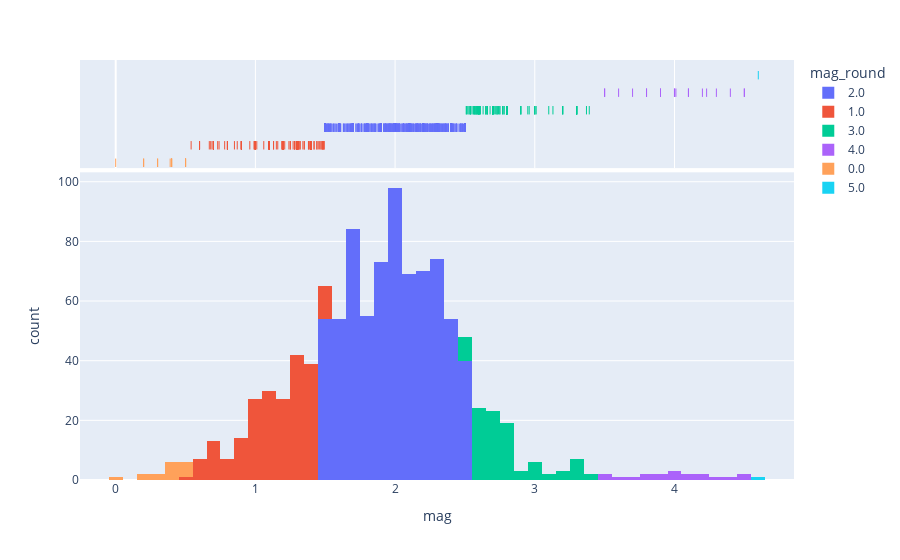

Source (notebook cell):
### Code cell
fig = px.histogram(tn_quakes, x="mag", color='mag_round', marginal="rug")
fig.show()

### Figure 1 — Plotly figure (JSON) as saved in the notebook; plotly's stock layout.template omitted (floating-point values rounded to 4 significant figures; data arrays with more than 128 entries replaced by an {"elided": "..."} marker saying what was removed)
{"data": [{"alignmentgroup": "True", "bingroup": "x", "hovertemplate": "mag_round=2.0<br>mag=%{x}<br>count=%{y}<extra></extra>", "legendgroup": "2.0", "marker": {"color": "#636efa"}, "name": "2.0", "offsetgroup": "2.0", "orientation": "v", "showlegend": true, "type": "histogram", "x": {"elided": "725 float values"}, "xaxis": "x", "yaxis": "y"}, {"alignmentgroup": "True", "boxpoints": "all", "fillcolor": "rgba(255,255,255,0)", "hoveron": "points", "hovertemplate": "mag_round=2.0<br>mag=%{x}<extra></extra>", "jitter": 0, "legendgroup": "2.0", "line": {"color": "rgba(255,255,255,0)"}, "marker": {"color": "#636efa", "symbol": "line-ns-open"}, "name": "2.0", "offsetgroup": "2.0", "showlegend": false, "type": "box", "x": {"elided": "725 float values"}, "xaxis": "x2", "yaxis": "y2"}, {"alignmentgroup": "True", "bingroup": "x", "hovertemplate": "mag_round=1.0<br>mag=%{x}<br>count=%{y}<extra></extra>", "legendgroup": "1.0", "marker": {"color": "#EF553B"}, "name": "1.0", "offsetgroup": "1.0", "orientation": "v", "showlegend": true, "type": "histogram", "x": {"elided": "218 float values"}, "xaxis": "x", "yaxis": "y"}, {"alignmentgroup": "True", "boxpoints": "all", "fillcolor": "rgba(255,255,255,0)", "hoveron": "points", "hovertemplate": "mag_round=1.0<br>mag=%{x}<extra></extra>", "jitter": 0, "legendgroup": "1.0", "line": {"color": "rgba(255,255,255,0)"}, "marker": {"color": "#EF553B", "symbol": "line-ns-open"}, "name": "1.0", "offsetgroup": "1.0", "showlegend": false, "type": "box", "x": {"elided": "218 float values"}, "xaxis": "x2", "yaxis": "y2"}, {"alignmentgroup": "True", "bingroup": "x", "hovertemplate": "mag_round=3.0<br>mag=%{x}<br>count=%{y}<extra></extra>", "legendgroup": "3.0", "marker": {"color": "#00cc96"}, "name": "3.0", "offsetgroup": "3.0", "orientation": "v", "showlegend": true, "type": "histogram", "x": [2.61, 2.78, 3.13, 2.72, 2.75, 2.52, 2.6, 2.95, 2.55, 2.58, 2.53, 2.57, 3.37, 2.51, 2.77, 2.73, 2.77, 3.01, 2.65, 2.96, 2.71, 2.66, 2.65, 2.73, 3.1, 2.74, 2.54, 2.68, 2.75, 2.66, 2.7, 2.73, 2.78, 2.57, 2.51, 2.58, 2.56, 2.7, 2.54, 2.53, 2.59, 2.65, 2.54, 2.61, 2.6, 2.59, 2.66, 2.57, 2.6, 2.58, 2.63, 2.56, 2.58, 2.8, 2.8, 2.8, 2.8, 2.8, 2.8, 2.6, 2.6, 2.8, 2.8, 3, 2.6, 2.6, 2.9, 2.7, 2.6, 3.3, 3, 3.3, 2.7, 2.6, 3.3, 2.9, 2.8, 2.7, 3.3, 3.2, 3.3, 2.7, 3.3, 2.8, 2.9, 2.7, 3, 2.7, 2.7, 3.2, 3.2, 2.8, 2.8, 2.8, 3.3, 2.7, 3.39], "xaxis": "x", "yaxis": "y"}, {"alignmentgroup": "True", "boxpoints": "all", "fillcolor": "rgba(255,255,255,0)", "hoveron": "points", "hovertemplate": "mag_round=3.0<br>mag=%{x}<extra></extra>", "jitter": 0, "legendgroup": "3.0", "line": {"color": "rgba(255,255,255,0)"}, "marker": {"color": "#00cc96", "symbol": "line-ns-open"}, "name": "3.0", "offsetgroup": "3.0", "showlegend": false, "type": "box", "x": [2.61, 2.78, 3.13, 2.72, 2.75, 2.52, 2.6, 2.95, 2.55, 2.58, 2.53, 2.57, 3.37, 2.51, 2.77, 2.73, 2.77, 3.01, 2.65, 2.96, 2.71, 2.66, 2.65, 2.73, 3.1, 2.74, 2.54, 2.68, 2.75, 2.66, 2.7, 2.73, 2.78, 2.57, 2.51, 2.58, 2.56, 2.7, 2.54, 2.53, 2.59, 2.65, 2.54, 2.61, 2.6, 2.59, 2.66, 2.57, 2.6, 2.58, 2.63, 2.56, 2.58, 2.8, 2.8, 2.8, 2.8, 2.8, 2.8, 2.6, 2.6, 2.8, 2.8, 3, 2.6, 2.6, 2.9, 2.7, 2.6, 3.3, 3, 3.3, 2.7, 2.6, 3.3, 2.9, 2.8, 2.7, 3.3, 3.2, 3.3, 2.7, 3.3, 2.8, 2.9, 2.7, 3, 2.7, 2.7, 3.2, 3.2, 2.8, 2.8, 2.8, 3.3, 2.7, 3.39], "xaxis": "x2", "yaxis": "y2"}, {"alignmentgroup": "True", "bingroup": "x", "hovertemplate": "mag_round=4.0<br>mag=%{x}<br>count=%{y}<extra></extra>", "legendgroup": "4.0", "marker": {"color": "#ab63fa"}, "name": "4.0", "offsetgroup": "4.0", "orientation": "v", "showlegend": true, "type": "histogram", "x": [3.8, 4.4, 3.5, 4.2, 4.3, 3.7, 3.5, 4, 3.8, 3.6, 4.01, 4.23, 3.9, 4.1, 4, 3.9, 4.5, 4.5, 4.1], "xaxis": "x", "yaxis": "y"}, {"alignmentgroup": "True", "boxpoints": "all", "fillcolor": "rgba(255,255,255,0)", "hoveron": "points", "hovertemplate": "mag_round=4.0<br>mag=%{x}<extra></extra>", "jitter": 0, "legendgroup": "4.0", "line": {"color": "rgba(255,255,255,0)"}, "marker": {"color": "#ab63fa", "symbol": "line-ns-open"}, "name": "4.0", "offsetgroup": "4.0", "showlegend": false, "type": "box", "x": [3.8, 4.4, 3.5, 4.2, 4.3, 3.7, 3.5, 4, 3.8, 3.6, 4.01, 4.23, 3.9, 4.1, 4, 3.9, 4.5, 4.5, 4.1], "xaxis": "x2", "yaxis": "y2"}, {"alignmentgroup": "True", "bingroup": "x", "hovertemplate": "mag_round=0.0<br>mag=%{x}<br>count=%{y}<extra></extra>", "legendgroup": "0.0", "marker": {"color": "#FFA15A"}, "name": "0.0", "offsetgroup": "0.0", "orientation": "v", "showlegend": true, "type": "histogram", "x": [0.39, 0.4, 0.4, 0.5, 0.3, 0.3, 0.4, 0.4, 0.2, 0.5, 0.5, 0.4, 0.2, 0.5, 0.5, 0], "xaxis": "x", "yaxis": "y"}, {"alignmentgroup": "True", "boxpoints": "all", "fillcolor": "rgba(255,255,255,0)", "hoveron": "points", "hovertemplate": "mag_round=0.0<br>mag=%{x}<extra></extra>", "jitter": 0, "legendgroup": "0.0", "line": {"color": "rgba(255,255,255,0)"}, "marker": {"color": "#FFA15A", "symbol": "line-ns-open"}, "name": "0.0", "offsetgroup": "0.0", "showlegend": false, "type": "box", "x": [0.39, 0.4, 0.4, 0.5, 0.3, 0.3, 0.4, 0.4, 0.2, 0.5, 0.5, 0.4, 0.2, 0.5, 0.5, 0], "xaxis": "x2", "yaxis": "y2"}, {"alignmentgroup": "True", "bingroup": "x", "hovertemplate": "mag_round=5.0<br>mag=%{x}<br>count=%{y}<extra></extra>", "legendgroup": "5.0", "marker": {"color": "#19d3f3"}, "name": "5.0", "offsetgroup": "5.0", "orientation": "v", "showlegend": true, "type": "histogram", "x": [4.6], "xaxis": "x", "yaxis": "y"}, {"alignmentgroup": "True", "boxpoints": "all", "fillcolor": "rgba(255,255,255,0)", "hoveron": "points", "hovertemplate": "mag_round=5.0<br>mag=%{x}<extra></extra>", "jitter": 0, "legendgroup": "5.0", "line": {"color": "rgba(255,255,255,0)"}, "marker": {"color": "#19d3f3", "symbol": "line-ns-open"}, "name": "5.0", "offsetgroup": "5.0", "showlegend": false, "type": "box", "x": [4.6], "xaxis": "x2", "yaxis": "y2"}], "layout": {"barmode": "relative", "legend": {"title": {"text": "mag_round"}, "tracegroupgap": 0}, "margin": {"t": 60}, "xaxis": {"anchor": "y", "domain": [0, 1], "title": {"text": "mag"}}, "xaxis2": {"anchor": "y2", "domain": [0, 1], "matches": "x", "showgrid": true, "showticklabels": false}, "yaxis": {"anchor": "x", "domain": [0, 0.7326], "title": {"text": "count"}}, "yaxis2": {"anchor": "x2", "domain": [0.7426, 1], "matches": "y2", "showgrid": false, "showline": false, "showticklabels": false, "ticks": ""}}}
